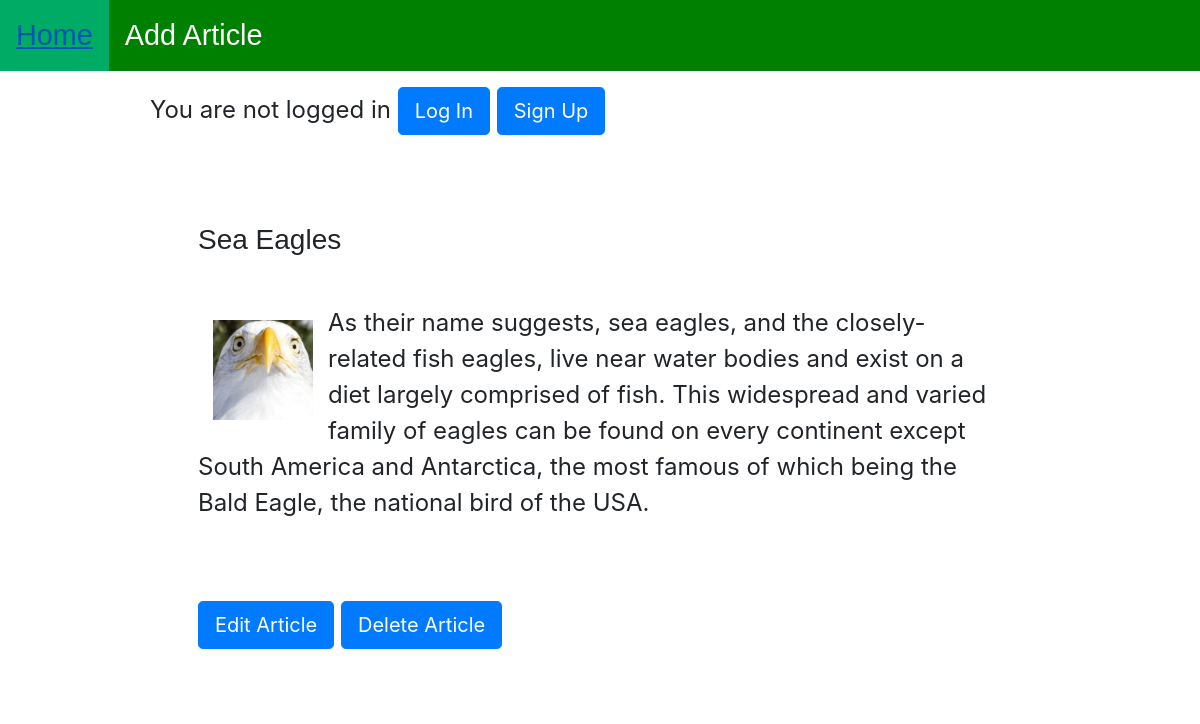
The page /article/2/ on the database as committed earlier.
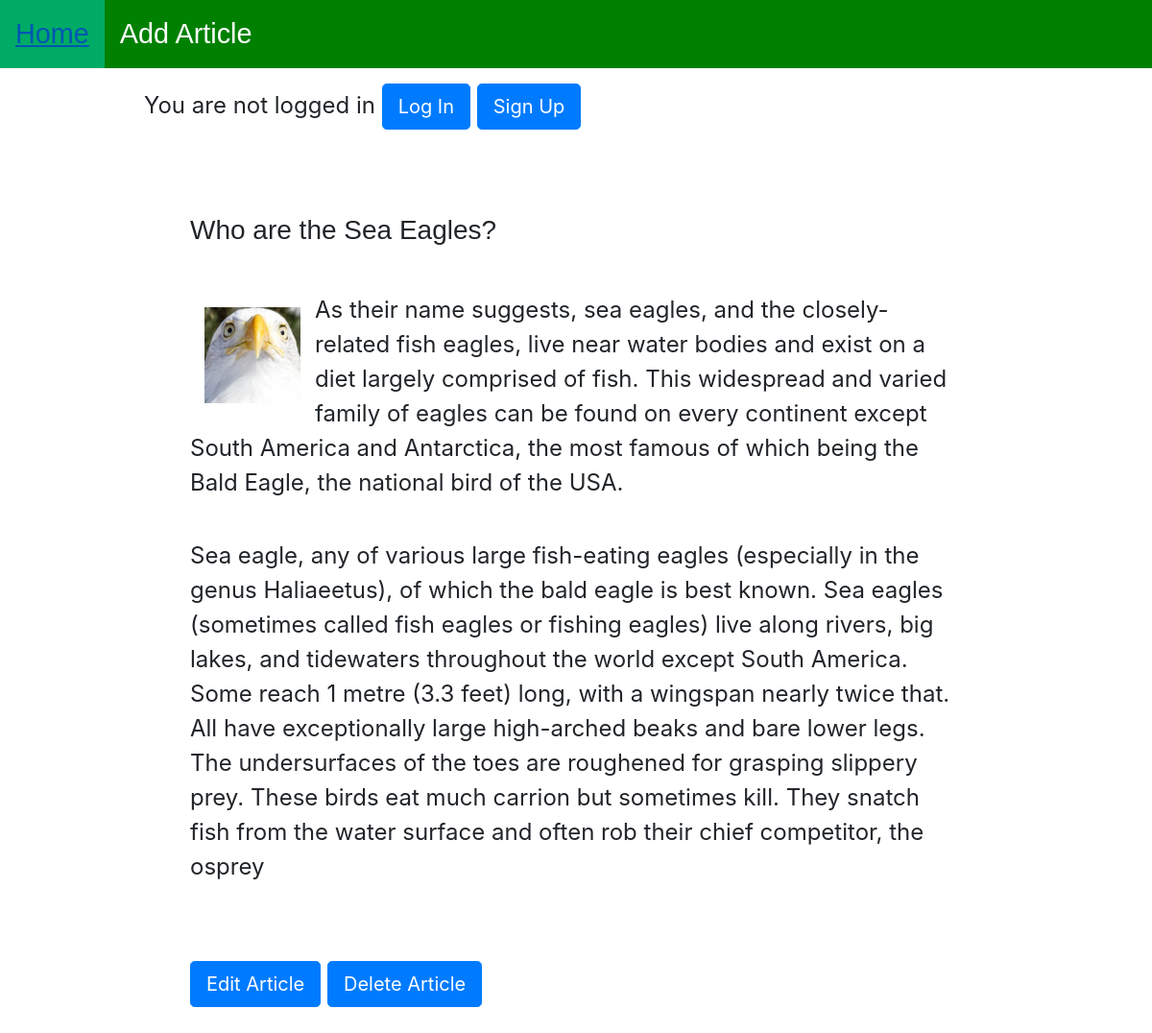
The same page on the database as committed later.
### samples/models.py (models this page shows, shortened)
class Article(models.Model):
    title = models.CharField(max_length=200)
    text = models.TextField()
    author = models.ForeignKey(
        'auth.User', on_delete=models.CASCADE, default=1,)
    photo = models.ImageField(upload_to="gallery", default='eagle1.jpg')

### samples/views.py (the view)
# urls.py: path('article/<int:pk>/', ArticleDetailView.as_view(),
class ArticleDetailView(DetailView):
    model = Article
    template_name = 'article_detail.html'

### templates/article_detail.html
{% extends 'base.html' %}
{% block content %}
<main>
    <section>
        <h3>{{ article.title }}</h3>
        <article>
            <img src="{{ article.photo.url}}" alt="{{ article.title }}" class="art-img">
            <p>{{ article.text | linebreaks }}</p>
        </article>
        <a href="{% url 'article_edit' article.pk %}" class="btn btn-primary btn-lg">Edit Article</a>
        <a href="{% url 'article_delete' article.pk %}" class="btn btn-primary btn-lg">Delete Article</a>
    </section>
</main>
{% endblock content %}

Rows that differ between the two databases and show on the page:
changed Article: title "Sea Eagles" → "Who are the Sea Eagles?"; text "…bird of the USA." → "…bird of the USA. Sea eagle, any of various large fish-eating eagles (especially in the genus Haliaeetus), of which the bald eagle is best known. Sea eagles (sometimes called fish eagles or fishing eagles) live along rivers, big lakes, and tidewaters throughout the world except South America. Some reach 1 metre (3.3 feet) long, with a wingspan nearly twice that. All have exceptionally large high-arched beaks and bare lower legs. The undersurfaces of the toes are roughened for grasping slippery prey. These birds eat much carrion but sometimes kill. They snatch fish from the water surface and often rob their chief competitor, the osprey"
